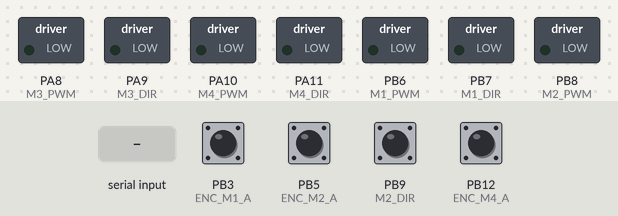
The sketch below on a simulated STM32 Blue Pill. On the bench: switched loads named in the sketch (green lamp = pin HIGH). The test bench sets the inputs (shaded band); at power-on: PB3 (ENC_M1_A), PB5 (ENC_M2_A), PB9 (M2_DIR), PB12 (ENC_M4_A) HIGH.

Above: at 1.2 s.
1.3 s: "VEL:\n" received over the second serial link
At 2.3 s:
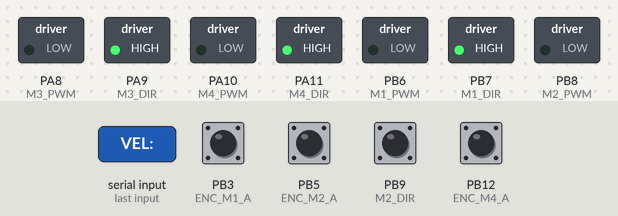
Timing chart, 0 to 4.3 s (numbered marks = the images above; inputs shaded):
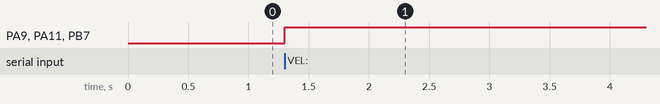

Measured:
- after the input at 1.3 s, PA9 (M3_DIR), PA11 (M4_DIR), PB7 (M1_DIR): LOW → HIGH at once

The sketch:

mecanum_robot_encoder.ino
```cpp
#include <SoftwareSerial.h>

// UART: giao tiếp với ROS 2
SoftwareSerial mySerial(PA10, PA9);  // RX = PA10, TX = PA9

// Động cơ: PWM và hướng cho 4 bánh mecanum
#define M1_PWM PB6   // Motor 1 PWM
#define M1_DIR PB7   // Motor 1 Direction
#define M2_PWM PB8   // Motor 2 PWM
#define M2_DIR PB9   // Motor 2 Direction
#define M3_PWM PA8   // Motor 3 PWM
#define M3_DIR PA9   // Motor 3 Direction
#define M4_PWM PA10  // Motor 4 PWM
#define M4_DIR PA11  // Motor 4 Direction

// Encoder: đo chuyển động bánh xe
#define ENC_M1_A PB3
#define ENC_M1_B PB4
#define ENC_M2_A PB5
#define ENC_M2_B PB8
#define ENC_M3_A PB9
#define ENC_M3_B PA15
#define ENC_M4_A PB12
#define ENC_M4_B PB13

// Biến odometry
volatile long enc_count[4] = {0, 0, 0, 0};
float x = 0.0, y = 0.0, theta = 0.0;
float vx = 0.0, vy = 0.0, wz = 0.0;
unsigned long last_time = 0;

// Thông số robot
const float WHEEL_RADIUS = 0.05;  // Bán kính bánh (m)
const float LX = 0.15, LY = 0.15; // Khoảng cách tâm robot đến bánh (m)
const float TICKS_PER_REV = 360.0; // Số xung encoder mỗi vòng

void setup() {
    mySerial.begin(115200);

    // Cấu hình chân động cơ
    pinMode(M1_PWM, OUTPUT); pinMode(M1_DIR, OUTPUT);
    pinMode(M2_PWM, OUTPUT); pinMode(M2_DIR, OUTPUT);
    pinMode(M3_PWM, OUTPUT); pinMode(M3_DIR, OUTPUT);
    pinMode(M4_PWM, OUTPUT); pinMode(M4_DIR, OUTPUT);

    // Cấu hình chân encoder
    pinMode(ENC_M1_A, INPUT_PULLUP); pinMode(ENC_M1_B, INPUT_PULLUP);
    pinMode(ENC_M2_A, INPUT_PULLUP); pinMode(ENC_M2_B, INPUT_PULLUP);
    pinMode(ENC_M3_A, INPUT_PULLUP); pinMode(ENC_M3_B, INPUT_PULLUP);
    pinMode(ENC_M4_A, INPUT_PULLUP); pinMode(ENC_M4_B, INPUT_PULLUP);

    // Gắn ngắt cho encoder
    attachInterrupt(digitalPinToInterrupt(ENC_M1_A), updateEnc1, CHANGE);
    attachInterrupt(digitalPinToInterrupt(ENC_M2_A), updateEnc2, CHANGE);
    attachInterrupt(digitalPinToInterrupt(ENC_M3_A), updateEnc3, CHANGE);
    attachInterrupt(digitalPinToInterrupt(ENC_M4_A), updateEnc4, CHANGE);
}

void loop() {
    unsigned long now = millis();

    // Cập nhật odometry mỗi 100ms
    if (now - last_time >= 100) {
        float dt = (now - last_time) / 1000.0;
        last_time = now;

        // Tính khoảng cách mỗi bánh từ encoder
        float dx[4];
        for (int i = 0; i < 4; i++) {
            dx[i] = (enc_count[i] / TICKS_PER_REV) * 2 * PI * WHEEL_RADIUS;
            enc_count[i] = 0;  // Reset đếm
        }

        // Tính vận tốc (kinematics mecanum)
        vx = (dx[0] + dx[1] + dx[2] + dx[3]) / 4.0;
        vy = (-dx[0] + dx[1] + dx[2] - dx[3]) / 4.0;
        wz = (-dx[0] + dx[1] - dx[2] + dx[3]) / (4.0 * (LX + LY));

        // Cập nhật vị trí
        x += (vx * cos(theta) - vy * sin(theta)) * dt;
        y += (vx * sin(theta) + vy * cos(theta)) * dt;
        theta += wz * dt;

        // Gửi ODOM qua UART
        mySerial.print("ODOM:");
        mySerial.print(x, 3); mySerial.print(",");
        mySerial.print(y, 3); mySerial.print(",");
        mySerial.print(theta, 3); mySerial.print(",");
        mySerial.print(vx, 3); mySerial.print(",");
        mySerial.print(vy, 3); mySerial.print(",");
        mySerial.println(wz, 3);
    }

    // Nhận lệnh vận tốc từ ROS qua UART
    if (mySerial.available()) {
        String cmd = mySerial.readStringUntil('\n');
        cmd.trim();

        // Định dạng lệnh: VEL:vx,vy,wz (m/s, rad/s)
        if (cmd.startsWith("VEL:")) {
            float cmd_vx = 0.0, cmd_vy = 0.0, cmd_wz = 0.0;
            int comma1 = cmd.indexOf(',', 4);
            int comma2 = cmd.indexOf(',', comma1 + 1);
            if (comma1 != -1 && comma2 != -1) {
                cmd_vx = cmd.substring(4, comma1).toFloat();
                cmd_vy = cmd.substring(comma1 + 1, comma2).toFloat();
                cmd_wz = cmd.substring(comma2 + 1).toFloat();
            }

            // Tính tốc độ mỗi bánh (kinematics mecanum)
            float v1 = cmd_vx - cmd_vy - cmd_wz * (LX + LY);  // Motor 1
            float v2 = cmd_vx + cmd_vy + cmd_wz * (LX + LY);  // Motor 2
            float v3 = cmd_vx + cmd_vy - cmd_wz * (LX + LY);  // Motor 3
            float v4 = cmd_vx - cmd_vy + cmd_wz * (LX + LY);  // Motor 4

            // Chuyển tốc độ thành PWM (0-255)
            int pwm1 = constrain(abs(v1 / 0.5 * 255), 0, 255);  // 0.5 m/s max
            int pwm2 = constrain(abs(v2 / 0.5 * 255), 0, 255);
            int pwm3 = constrain(abs(v3 / 0.5 * 255), 0, 255);
            int pwm4 = constrain(abs(v4 / 0.5 * 255), 0, 255);

            // Đặt hướng và PWM
            digitalWrite(M1_DIR, v1 >= 0 ? HIGH : LOW); analogWrite(M1_PWM, pwm1);
            digitalWrite(M2_DIR, v2 >= 0 ? HIGH : LOW); analogWrite(M2_PWM, pwm2);
            digitalWrite(M3_DIR, v3 >= 0 ? HIGH : LOW); analogWrite(M3_PWM, pwm3);
            digitalWrite(M4_DIR, v4 >= 0 ? HIGH : LOW); analogWrite(M4_PWM, pwm4);

            mySerial.println("OK");
        } else {
            // Dừng nếu lệnh không hợp lệ
            analogWrite(M1_PWM, 0);
            analogWrite(M2_PWM, 0);
            analogWrite(M3_PWM, 0);
            analogWrite(M4_PWM, 0);
            mySerial.println("OK");
        }
    }
}

// Ngắt encoder
void updateEnc1() {
    if (digitalRead(ENC_M1_A) == digitalRead(ENC_M1_B)) enc_count[0]++;
    else enc_count[0]--;
}
void updateEnc2() {
    if (digitalRead(ENC_M2_A) == digitalRead(ENC_M2_B)) enc_count[1]++;
    else enc_count[1]--;
}
void updateEnc3() {
    if (digitalRead(ENC_M3_A) == digitalRead(ENC_M3_B)) enc_count[2]++;
    else enc_count[2]--;
}
void updateEnc4() {
    if (digitalRead(ENC_M4_A) == digitalRead(ENC_M4_B)) enc_count[3]++;
    else enc_count[3]--;
}
```
